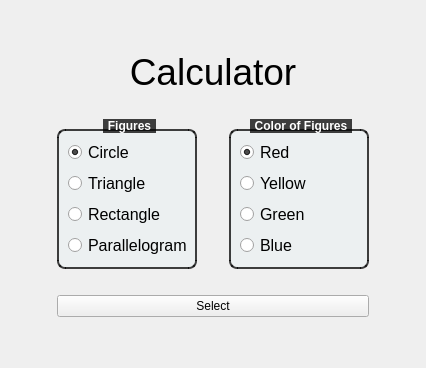
      <widget class="QWidget" name="MainPage">
       <property name="styleSheet">
        <string notr="true">            QGroupBox {
                font-weight: bold;
                border: 2px solid rgba(0, 0, 0, 190);
                border-radius: 8px;
                margin-top: 10px;
                background-color: #ecf0f1;
            }
            QGroupBox::title {
                subcontrol-origin: margin;
                subcontrol-position: top center;
                padding: 0 3px;
                background-color:rgba(0, 0, 0, 190);
                color: white;
            }</string>
       </property>
       <layout class="QGridLayout" name="gridLayout">
        <item row="3" column="0">
         <spacer name="horizontalSpacer_5">
          <property name="orientation">
           <enum>Qt::Horizontal</enum>
          </property>
          <property name="sizeHint" stdset="0">
           <size>
            <width>40</width>
            <height>20</height>
           </size>
          </property>
         </spacer>
        </item>
        <item row="2" column="0" colspan="5">
         <spacer name="horizontalSpacer_8">
          <property name="orientation">
           <enum>Qt::Horizontal</enum>
          </property>
          <property name="sizeHint" stdset="0">
           <size>
            <width>40</width>
            <height>20</height>
           </size>
          </property>
         </spacer>
        </item>
        <item row="1" column="1" colspan="3">
         <widget class="QLabel" name="label_2">
          <property name="font">
           <font>
            <pointsize>28</pointsize>
           </font>
          </property>
          <property name="text">
           <string>Calculator</string>
          </property>
          <property name="alignment">
           <set>Qt::AlignCenter</set>
          </property>
         </widget>
        </item>
        <item row="5" column="1" colspan="3">
         <widget class="QPushButton" name="Select_btn">
          <property name="text">
           <string>Select</string>
          </property>
         </widget>
        </item>
        <item row="0" column="3">
         <spacer name="verticalSpacer_2">
          <property name="orientation">
           <enum>Qt::Vertical</enum>
          </property>
          <property name="sizeHint" stdset="0">
           <size>
            <width>20</width>
            <height>40</height>
           </size>
          </property>
         </spacer>
        </item>
        <item row="3" column="4">
         <spacer name="horizontalSpacer_7">
          <property name="orientation">
           <enum>Qt::Horizontal</enum>
          </property>
          <property name="sizeHint" stdset="0">
           <size>
            <width>40</width>
            <height>20</height>
           </size>
          </property>
         </spacer>
        </item>
        <item row="4" column="1" colspan="3">
         <spacer name="horizontalSpacer_9">
          <property name="orientation">
           <enum>Qt::Horizontal</enum>
          </property>
          <property name="sizeHint" stdset="0">
           <size>
            <width>40</width>
            <height>20</height>
           </size>
          </property>
         </spacer>
        </item>
        <item row="6" column="3">
         <spacer name="verticalSpacer_5">
          <property name="orientation">
           <enum>Qt::Vertical</enum>
          </property>
          <property name="sizeHint" stdset="0">
           <size>
            <width>20</width>
            <height>40</height>
           </size>
          </property>
         </spacer>
        </item>
        <item row="3" column="1">
         <widget class="QGroupBox" name="groupBox">
          <property name="minimumSize">
           <size>
            <width>140</width>
            <height>130</height>
           </size>
          </property>
          <property name="maximumSize">
           <size>
            <width>140</width>
            <height>150</height>
           </size>
          </property>
          <property name="styleSheet">
           <string notr="true"/>
          </property>
          <property name="title">
           <string>Figures</string>
          </property>
          <layout class="QVBoxLayout" name="verticalLayout">
           <item>
            <widget class="QRadioButton" name="circle_radioButton">
             <property name="font">
              <font>
               <pointsize>12</pointsize>
              </font>
             </property>
             <property name="text">
              <string>Circle</string>
             </property>
             <property name="checked">
              <bool>true</bool>
             </property>
             <attribute name="buttonGroup">
              <string notr="true">FiguresButtonGroup</string>
             </attribute>
            </widget>
           </item>
           <item>
            <widget class="QRadioButton" name="triangle_radioButton">
             <property name="font">
              <font>
               <pointsize>12</pointsize>
              </font>
             </property>
             <property name="text">
              <string>Triangle</string>
             </property>
             <attribute name="buttonGroup">
              <string notr="true">FiguresButtonGroup</string>
             </attribute>
            </widget>
           </item>
           <item>
            <widget class="QRadioButton" name="rectangle_radioButton">
             <property name="font">
              <font>
               <pointsize>12</pointsize>
              </font>
             </property>
             <property name="text">
              <string>Rectangle</string>
             </property>
             <attribute name="buttonGroup">
              <string notr="true">FiguresButtonGroup</string>
             </attribute>
            </widget>
           </item>
           <item>
            <widget class="QRadioButton" name="radioButton_4">
             <property name="font">
              <font>
               <pointsize>12</pointsize>
              </font>
             </property>
             <property name="text">
              <string>Parallelogram</string>
             </property>
             <attribute name="buttonGroup">
              <string notr="true">FiguresButtonGroup</string>
             </attribute>
            </widget>
           </item>
          </layout>
         </widget>
        </item>
        <item row="3" column="3">
         <widget class="QGroupBox" name="groupBox_2">
          <property name="minimumSize">
           <size>
            <width>140</width>
            <height>130</height>
           </size>
          </property>
          <property name="maximumSize">
           <size>
            <width>140</width>
            <height>150</height>
           </size>
          </property>
          <property name="styleSheet">
           <string notr="true"/>
          </property>
          <property name="title">
           <string>Color of Figures</string>
          </property>
          <layout class="QVBoxLayout" name="verticalLayout_2">
           <item>
            <widget class="QRadioButton" name="radioButton_5">
             <property name="font">
              <font>
               <pointsize>12</pointsize>
              </font>
             </property>
             <property name="text">
              <string>Red</string>
             </property>
             <property name="checked">
              <bool>true</bool>
             </property>
             <attribute name="buttonGroup">
              <string notr="true">ColorButtonGroup</string>
             </attribute>
            </widget>
           </item>
           <item>
            <widget class="QRadioButton" name="radioButton_8">
             <property name="font">
              <font>
               <pointsize>12</pointsize>
              </font>
             </property>
             <property name="text">
              <string>Yellow</string>
             </property>
             <attribute name="buttonGroup">
              <string notr="true">ColorButtonGroup</string>
             </attribute>
            </widget>
           </item>
           <item>
            <widget class="QRadioButton" name="radioButton_6">
             <property name="font">
              <font>
               <pointsize>12</pointsize>
              </font>
             </property>
             <property name="text">
              <string>Green</string>
             </property>
             <attribute name="buttonGroup">
              <string notr="true">ColorButtonGroup</string>
             </attribute>
            </widget>
           </item>
           <item>
            <widget class="QRadioButton" name="radioButton_7">
             <property name="font">
              <font>
               <pointsize>12</pointsize>
              </font>
             </property>
             <property name="text">
              <string>Blue</string>
             </property>
             <attribute name="buttonGroup">
              <string notr="true">ColorButtonGroup</string>
             </attribute>
            </widget>
           </item>
          </layout>
         </widget>
        </item>
        <item row="3" column="2">
         <spacer name="verticalSpacer_6">
          <property name="orientation">
           <enum>Qt::Vertical</enum>
          </property>
          <property name="sizeHint" stdset="0">
           <size>
            <width>20</width>
            <height>40</height>
           </size>
          </property>
         </spacer>
        </item>
       </layout>
      </widget>
